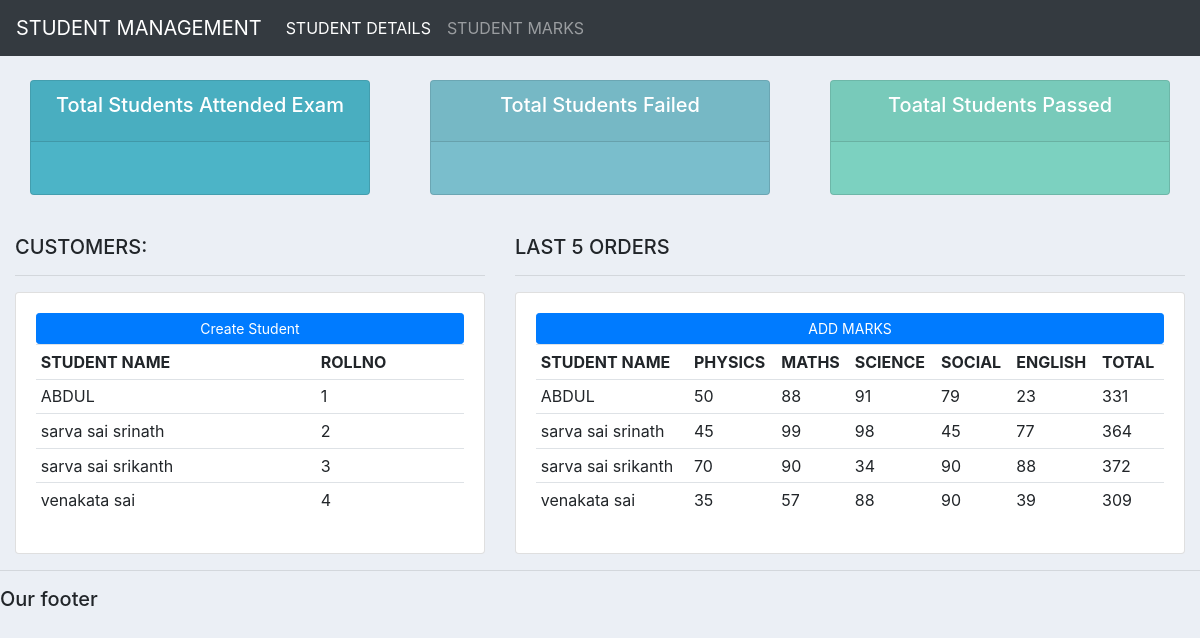
The app's page /studentmarks/ with its own data.
### accounts/models.py (models this page shows, shortened)
class student(models.Model):
    regid=models.CharField(max_length=200,null=False,primary_key=True)
    name=models.CharField(max_length=200,null=False)
    email=models.CharField(max_length=200,null=True)
    date_of_join=models.DateTimeField(auto_now_add=True,null=True)
    gender=models.CharField(max_length=10,null=True,choices=(("male","male"),("female","female")))

class marks(models.Model) :
    regid=models.ForeignKey(student,on_delete=models.CASCADE)
    physics=models.IntegerField(null=True)
    maths=models.IntegerField(null=True)
    science=models.IntegerField(null=True)
    social=models.IntegerField(null=True)
    english=models.IntegerField(null=True)
    total=models.IntegerField(null=True)

### accounts/views.py (the view)
# urls.py: path('studentmarks/',views.studentmarks,name="marks"),
def  studentmarks(request):
    return render(request,"accounts/studentmarks.html",{"students":students,"marks":mark})

### accounts/templates/accounts/studentmarks.html
{%  extends 'accounts/main.html' %}
{% block content %}
{%  include 'accounts/status.html' %}
<br>
<div class="row">
	<div class="col-md-5">
		<h5>CUSTOMERS:</h5>
		<hr>
		<div class="card card-body">
			<a class="btn btn-primary  btn-sm btn-block" href="">Create Student</a>
			<table class="table table-sm">
				<tr>
					<th>STUDENT NAME</th>
					<th>ROLLNO</th>
				</tr>
				{% for i in students %}
				<tr>
					<td>{{i.name}} </td>
					<td>{{i.regid}}</td>
		      	</tr>
				  {% endfor %}
			</table>
		</div>
	</div>
	<div class="col-md-7">
		<h5>LAST 5 ORDERS</h5>
		<hr>
		<div class="card card-body">
			<a class="btn btn-primary  btn-sm btn-block" href="">ADD MARKS</a>
			<table class="table table-sm">
				<tr>
					<th>STUDENT NAME </th>
					<th>PHYSICS</th>
					<th>MATHS</th>
					<th>SCIENCE</th>
					<th>SOCIAL</th>
					<th>ENGLISH</th>
					<th>TOTAL</th>
				</tr>
						{% for i in marks %}
						<tr>
						<td>{{i.regid.name}}</td>
						<td>{{i.physics}}</td>
						<td>{{i.maths}}</td>
						<td>{{i.science}}</td>
						<td>{{i.social}}</td>
						<td>{{i.english}}</td>
						<td>{{i.total}}</td>
					   </tr>
						{% endfor %}
			</table>
		</div>
	</div>
</div>
{% endblock %}

### accounts/templates/accounts/main.html (shortened to what this page needs)
<!DOCTYPE html>
<html>
<head>
	<link rel="stylesheet" href="https://stackpath.bootstrapcdn.com/bootstrap/4.3.1/css/bootstrap.min.css">
</head>
<body>
	{%  include 'accounts/navbar.html' %}
	<div class="container-fluid">
	{% block content %}
	{% endblock %}
    </div>
	<hr>
	<h5>Our footer</h5>
</body>
</html>

### accounts/templates/accounts/navbar.html (shortened to what this page needs)
<nav class="navbar navbar-expand-lg navbar-dark bg-dark">
  <a class="navbar-brand" href="#">STUDENT MANAGEMENT </a>
  <div class="collapse navbar-collapse" id="navbarNav">
    <ul class="navbar-nav">
      <li class="nav-item active">
        <a class="nav-link" href="/studentdetails">STUDENT DETAILS</a>
      </li>
      <li class="nav-item">
        <a class="nav-link" href="/studentmarks">STUDENT MARKS</a>
      </li>
    </ul>
  </div>
</nav>

### accounts/templates/accounts/status.html (shortened to what this page needs)
<br>
<div class="row">
	<div class="col">
		<div class="col-md">
			<div class="card text-center text-white  mb-3" id="total-orders">
			  	<div class="card-header">
			  		<h5 class="card-title">Total Students Attended Exam</h5>
			  	</div>
			  	<div class="card-body">
			  	</div>
			</div>
		</div>
	</div>
	<div class="col">
		<div class="col-md">
			<div class="card text-center text-white  mb-3" id="orders-delivered">
			  	<div class="card-header">
			  		<h5 class="card-title">Total Students Failed</h5>
			  	</div>
			  	<div class="card-body">
			  	</div>
			</div>
		</div>
	</div>
	<div class="col">
		<div class="col-md">
			<div class="card text-center text-white  mb-3" id="orders-pending">
			  	<div class="card-header">
			  		<h5 class="card-title">Toatal Students Passed</h5>
			  	</div>
			  	<div class="card-body">
			  	</div>
			</div>
		</div>
	</div>
</div>

### accounts/templates/accounts/main.html (style rules this page uses)
body { background-color: #ebeff5; }
#total-orders { background-color: #4cb4c7; }
#orders-delivered { background-color: #7abecc; }
#orders-pending { background-color: #7CD1C0; }

### records on screen
student: name "ABDUL", regid "1"
student: name "sarva sai srinath", regid "2"
student: name "sarva sai srikanth", regid "3"
student: name "venakata sai", regid "4"
marks: regid.name "ABDUL", physics "50", maths "88", science "91", social "79", english "23", total "331"
marks: regid.name "sarva sai srinath", physics "45", maths "99", science "98", social "45", english "77", total "364"
marks: regid.name "sarva sai srikanth", physics "70", maths "90", science "34", social "90", english "88", total "372"
marks: regid.name "venakata sai", physics "35", maths "57", science "88", social "90", english "39", total "309"
